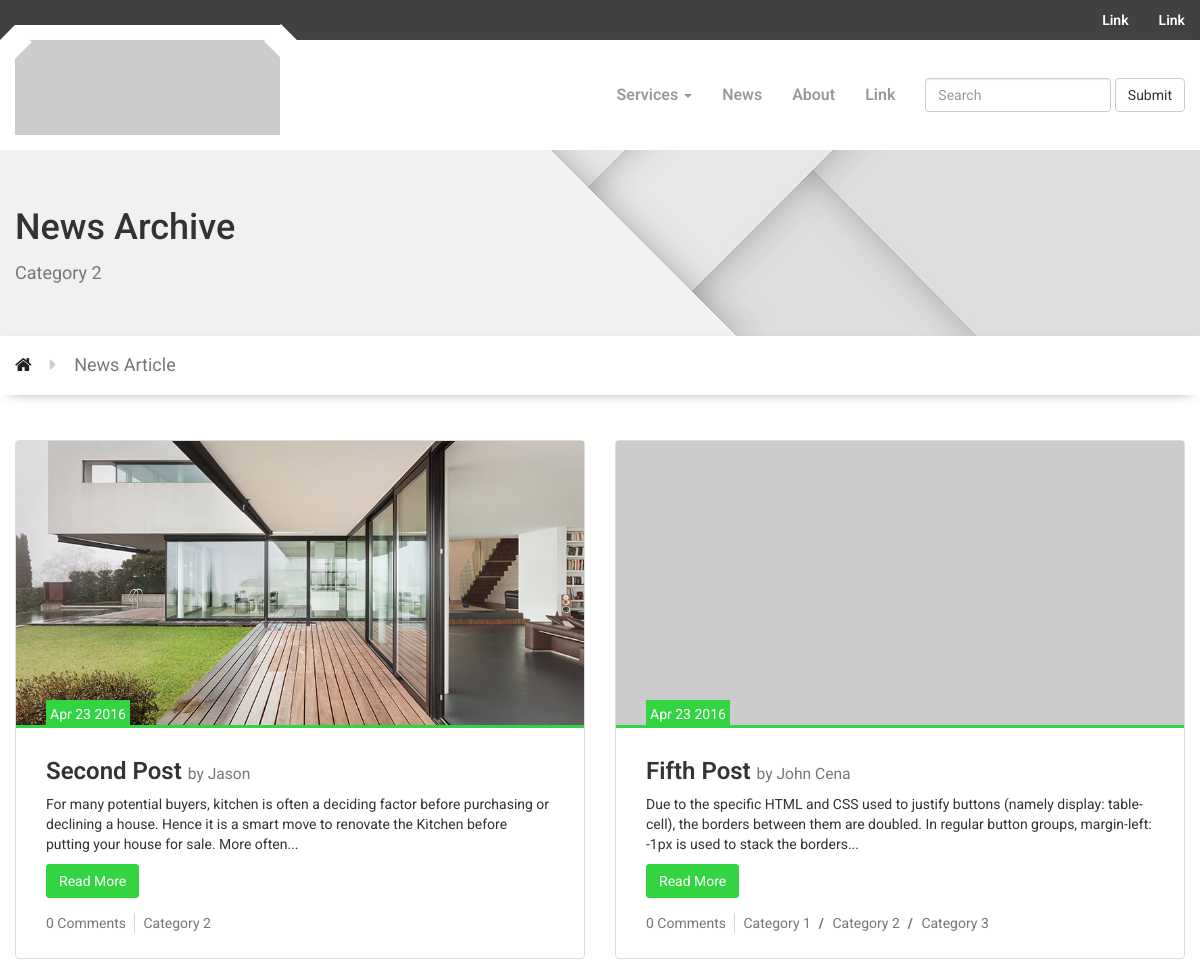
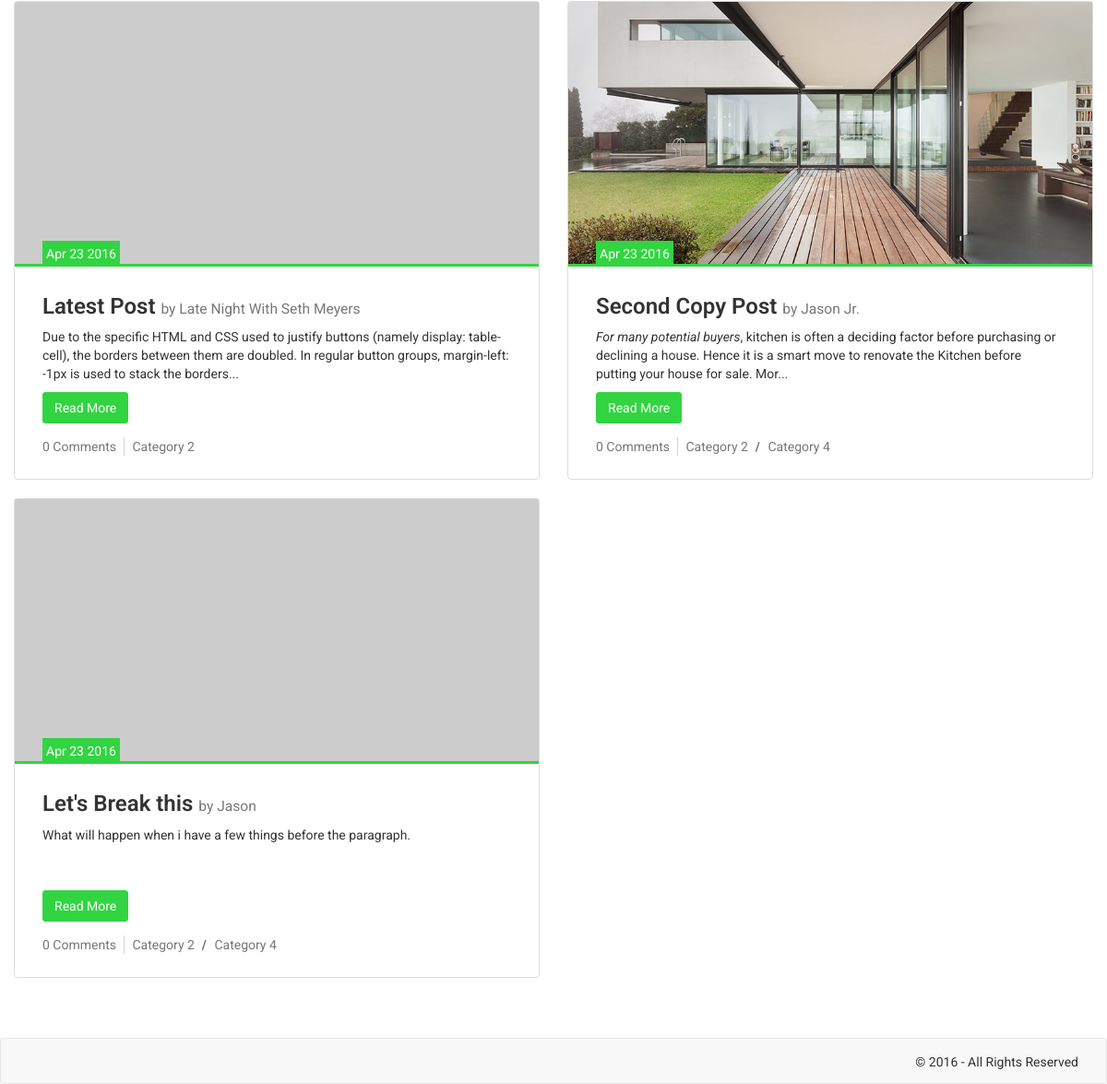
/news/category/category-2, run on the app's committed database (2 pictures, top to bottom).
### tables this page shows
CREATE TABLE IF NOT EXISTS `test_table` (
  `_id` int(11) NOT NULL AUTO_INCREMENT,
  `title` varchar(255) NOT NULL,
  `author` varchar(50) NOT NULL,
  `slug` varchar(255) NOT NULL,
  `img` varchar(255) DEFAULT NULL,
  `paragraph` text NOT NULL,
  `category` varchar(255) DEFAULT NULL,
  `date_published` timestamp NOT NULL DEFAULT CURRENT_TIMESTAMP,
  PRIMARY KEY (`_id`)
);

### application/controllers/News.php (called while the page is built, shortened)
<?php
class News extends MY_Controller {
    public function __construct() {
        $this->load->model('News_model');
        $this->load->helper('url_helper');
        $this->load->library('breadcrumbs');
        $this->breadcrumbs->push('News Article', '/news');
        $this->breadcrumbs->unshift("<a href='/'><i class='fa fa-home'></i></a>", '/pages/home');
    }
    public function category($category = NULL) {
        $data['featured_news'] = $this->News_model->get_news_by_category($category);
        $data['title'] = 'News Archive';
        $data['subtitle'] = str_replace('-', ' ', ucwords($category));
        $data['service_nav'] = $this->view_data;
        $data['breadcrumbs'] = $this->breadcrumbs->show();
        $this->load->view('templates/header', $data);
        $this->load->view('templates/page-header', $data);
        $this->load->view('news/category', $data);
        $this->load->view('templates/footer');
    }
}

### index.php (called while the page is built, shortened)
<?php
require_once BASEPATH.'core/CodeIgniter.php';

### application/models/News_model.php (called while the page is built, shortened)
<?php
class News_model extends CI_Model {
    public function get_news_by_category($category = FALSE) {
        $this->db->from('test_table');
        $where = "category LIKE '%" . str_replace('-', ' ', $category) . "%'";
        $this->db->where($where);
        $query = $this->db->get();
        return $query->result_array();
    }
}

### application/views/news/category.php (the view)
<div class="container categories" id="featured">
    <div class="row">
        <?php foreach ($featured_news as $featured): ?>
            <div class="col-sm-6 col-md-6">
                <div class="thumbnail">
                    <div class="top">
                        <a href="<?php echo '/news/' . $featured['slug']; ?>">
                            <img src="<?php if (isset($featured['img']) && $featured['img'] !== '') { ?>/assets/images/featured/<?php echo $featured['img'] ?><?php } else { ?>http://placehold.it/840x420<?php } ?>" class="img-responsive center-block" />
                        </a>
                        <span class="date-published"><?php echo $featured['date_published'] = date("M j Y"); ?></span>
                    </div>
                    <div class="caption">
                        <h3><?php echo $featured['title'] ?> <small>by <?php echo $featured['author']; ?></small></h3>
                        <div class="body">
                            <?php echo substr($featured['paragraph'], 0, 200); ?><?php if (strlen($featured['paragraph']) >= 200) { ?>...<?php } ?>
                        </div>
                        <a class="btn btn-default btn-link" href="<?php echo '/news/' . $featured['slug']; ?>">Read More</a>
                    </div>
                    <div class="info">
                        <ul>
                            <li><a href="">0 Comments</a></li>
                            <li>
                                <ul>
                                    <?php $categories = explode('|', $featured['category']); ?>
                                    <?php foreach ($categories as $category): ?>
                                        <li><a href="/news/category/<?php echo str_replace(' ', '-', strtolower($category)) ?>"><?php echo $category; ?></a></li>
                                    <?php endforeach; ?>
                                </ul>
                            </li>
                        </ul>
                    </div>
                </div>
            </div>
        <?php endforeach; ?>
    </div>
</div>

### assets/css/layout.css (style rules this page uses)
body { font-family: 'Roboto', sans-serif; }
a { -moz-transition: all 0.2s ease; -o-transition: all 0.2s ease; -webkit-transition: all 0.2s ease; transition: all 0.2s ease; }
#page-header .breadcrumb-wrapper .breadcrumb li a { color: #222; font-weight: 600; }
#page-header + #featured { padding-top: 0; }
#featured { position: relative; padding: 60px 15px 45px; }
#featured .col-md-6 .thumbnail .caption { padding: 20px 30px 5px; }
#featured .col-md-6 .thumbnail .caption h3 { margin-top: 10px; }
#featured .thumbnail { padding: 0; position: relative; }
#featured .thumbnail .top { position: relative; }
#featured .thumbnail .top .date-published { position: absolute; left: 30px; background: #32d442; color: #fff; padding: 4px; bottom: -3px; }
#featured .thumbnail .caption { border-top: 3px solid #32d442; padding: 4px 30px; }
#featured .thumbnail .caption h3 { font-weight: 600; }
#featured .thumbnail .caption .body h1, #featured .thumbnail .caption .body h2, #featured .thumbnail .caption .body h3, #featured .thumbnail .caption .body h4, #featured .thumbnail .caption .body h5, #featured .thumbnail .caption .body h6, #featured .thumbnail .caption .body p { display: none; }
#featured .thumbnail .caption .body p:first-of-type { display: block !important; }
#featured .thumbnail .caption .btn-link { background: #32d442; border-color: #32d442; color: #fff; margin-bottom: 10px; border-radius: 3px; }
#featured .thumbnail .info { padding: 0 30px 15px; }
#featured .thumbnail .info ul { padding-left: 0; }
#featured .thumbnail .info ul li { display: inline-block; list-style: none; border-right: 1px solid #d5d5d5; padding-right: 8px; margin-right: 5px; }
#featured .thumbnail .info ul li:last-child { border-right: none; }
#featured .thumbnail .info ul li a { color: #777; }
#featured .thumbnail .info ul li ul li { padding-right: 0; border-right: none; }
#featured .thumbnail .info ul li ul li:after { content: "/"; padding-left: 8px; font-weight: 800; color: #777; }
#featured .thumbnail .info ul li ul li:last-child:after { content: ""; padding-left: 8px; }
@media (max-width: 1200px) { .container { width: 100%; } }

### data on the page
test_table: img (picture), title "Second Post", author "Jason", paragraph "For many potential buyers, kitchen is often a deciding factor before purchasing or declining a house. Hence it is a smart move to renovate the Kitchen before putting your house for sale. More often", category "Category 2"
test_table: title "Fifth Post", author "John Cena", paragraph "Due to the specific HTML and CSS used to justify buttons (namely display: table-cell), the borders between them are doubled. In regular button groups, margin-left: -1px is used to stack the borders", category "Category 1", category "Category 2", category "Category 3"
test_table: title "Latest Post", author "Late Night With Seth Meyers", paragraph "Due to the specific HTML and CSS used to justify buttons (namely display: table-cell), the borders between them are doubled. In regular button groups, margin-left: -1px is used to stack the borders", category "Category 2"
test_table: img (picture), title "Second Copy Post", author "Jason Jr.", paragraph "For many potential buyers , kitchen is often a deciding factor before purchasing or declining a house. Hence it is a smart move to renovate the Kitchen before putting your house for sale. Mor", category "Category 2", category "Category 4"
test_table: title "Let's Break this", author "Jason", paragraph "What will happen when i have a few things before the paragraph.", category "Category 2", category "Category 4"

### other printed values
$title "News Archive"
$subtitle "Category 2"
